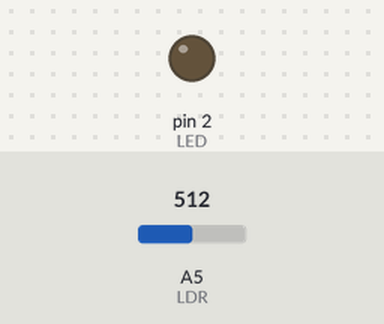
A sketch run on a simulated Arduino Uno, built with avr-gcc and run on an emulated ATmega328P. Shown: output pins drawn as LEDs (lit = HIGH). Inputs (shaded band) come from the test bench; at power-on: A5 (LDR) = 512.

Above: at 1.2 s.
1.3 s: A5 (LDR) set to 406
2.8 s: A5 (LDR) set to 389
At 3.6 s:
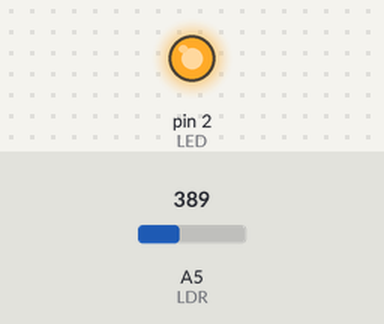
4.3 s: A5 (LDR) set to 410
At 4.8 s:
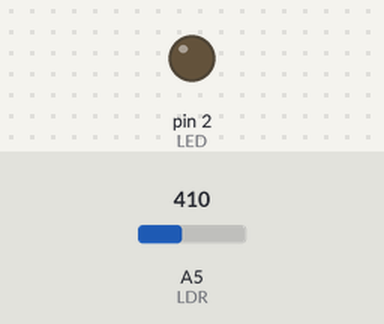
5.8 s: A5 (LDR) set to 390
At 7.1 s:
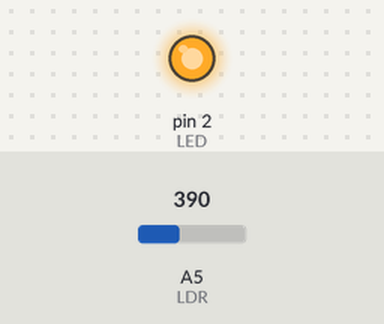
Timing chart, 0 to 8.3 s (numbered marks = the images above; inputs shaded):
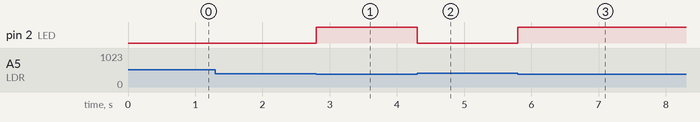

The sketch:

light_dependent_registor_ldr.ino
```cpp
// C++ code
#define LED 2
#define LDR A5

void setup()
{
  pinMode(LED, OUTPUT);
  pinMode(LDR, INPUT);

  //Serial.begin(9600);
}

void loop()
{

  //Serial.println(analogRead(LDR));

  if (analogRead(LDR) < 400) {
  	digitalWrite(LED, HIGH);
  } else {
  	digitalWrite(LED, LOW);
  }
}
```

Measured:
- the behaviour switches between 400 and 399 on A5 (LDR) (found by bisection; images 0 and 1)
- after the input at 1.3 s, every drawn part: stays the same
- after the input at 2.8 s, pin 2 (LED): LOW → HIGH at once
- after the input at 4.3 s, pin 2 (LED): HIGH → LOW at once
- after the input at 5.8 s, pin 2 (LED): LOW → HIGH at once
